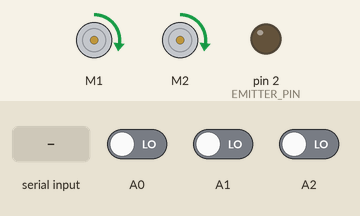
The sketch below on a simulated Arduino Uno, built with avr-gcc and run on an emulated ATmega328P. On the bench: 2 × DC motor (green arrow = forward, orange = backward, longer = faster), output pins drawn as LEDs (lit = HIGH). Inputs (shaded band) come from the test bench; at power-on: A0 LOW, A1 LOW, A2 LOW.

Above: at 7.4 s.
7.5 s: A0 driven HIGH
At 8.7 s:
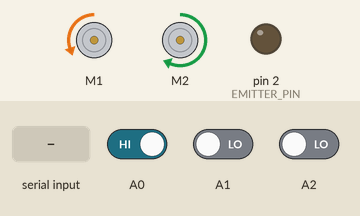
9.0 s: "w" received over the second serial link
10.5 s: "d" received over the second serial link
12.0 s: "s" received over the second serial link
13.5 s: A0 driven LOW
At 14.5 s:
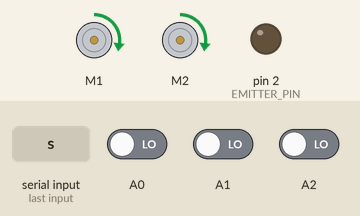
15.0 s: A1 driven HIGH
At 15.6 s:
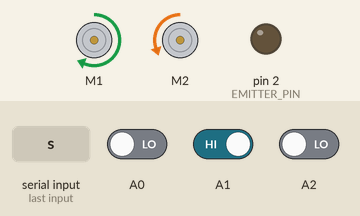
Timing chart, 0 to 17.5 s (numbered marks = the images above; inputs shaded):
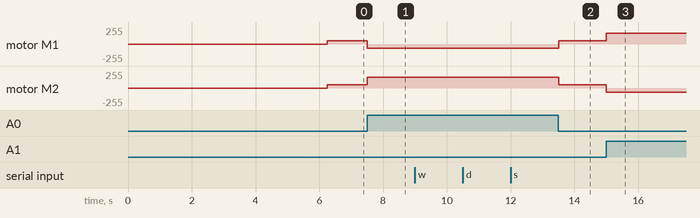

The sketch:

Line_follower_improved.ino
```cpp
// Include libraries
#include <AFMotor.h>
#include <QTRSensors.h>
#include <SoftwareSerial.h>

// Set up motors
AF_DCMotor motor1(1);
AF_DCMotor motor2(2);

// Set up IR sensors
#define NUM_SENSORS 3
#define TIMEOUT 2500
#define EMITTER_PIN 2
QTRSensorsRC qtrrc((unsigned char[]) {A0, A1, A2}, NUM_SENSORS, TIMEOUT, EMITTER_PIN);

// Set up Bluetooth
SoftwareSerial bluetooth(10, 11); // RX, TX

void setup() {
  // Start serial communication
  Serial.begin(9600);

  // Set up Bluetooth
  bluetooth.begin(9600);

  // Calibrate IR sensors
  int i;
  for (i = 0; i < 250; i++) {
    qtrrc.calibrate();
  }

  // Turn off IR emitter
  pinMode(EMITTER_PIN, OUTPUT);
  digitalWrite(EMITTER_PIN, LOW);
}

void loop() {
  // Read IR sensors
  unsigned int sensorValues[NUM_SENSORS];
  qtrrc.read(sensorValues);

  // Determine motor speeds based on sensor readings
  int16_t speedDifference = (sensorValues[1] - sensorValues[0]) * 5;
  int16_t leftSpeed = 50 + speedDifference / 2;
  int16_t rightSpeed = 50 - speedDifference / 2;

  // Move the motors
  motor1.setSpeed(abs(leftSpeed));
  motor2.setSpeed(abs(rightSpeed));
  if (leftSpeed > 0) {
    motor1.run(FORWARD);
  } else {
    motor1.run(BACKWARD);
  }
  if (rightSpeed > 0) {
    motor2.run(FORWARD);
  } else {
    motor2.run(BACKWARD);
  }

  // Check for remote control input
  if (bluetooth.available()) {
    char command = bluetooth.read();
    switch (command) {
      case 'w':
        motor1.run(FORWARD);
        motor2.run(FORWARD);
        break;
      case 'a':
        motor1.run(BACKWARD);
        motor2.run(FORWARD);
        break;
      case 'd':
        motor1.run(FORWARD);
        motor2.run(BACKWARD);
        break;
      case 's':
        motor1.run(BACKWARD);
        motor2.run(BACKWARD);
        break;
    }
  }
}
```

Measured:
- after the input at 7.5 s, motor M1: forward 50/255 → backward 62/255 at once; motor M2: forward 50/255 → forward 162/255 at once
- after the input at 13.5 s, motor M1: backward 62/255 → forward 50/255 at once; motor M2: forward 162/255 → forward 50/255 at once
- after the input at 15.0 s, motor M1: forward 50/255 → forward 162/255 at once; motor M2: forward 50/255 → backward 62/255 at once
